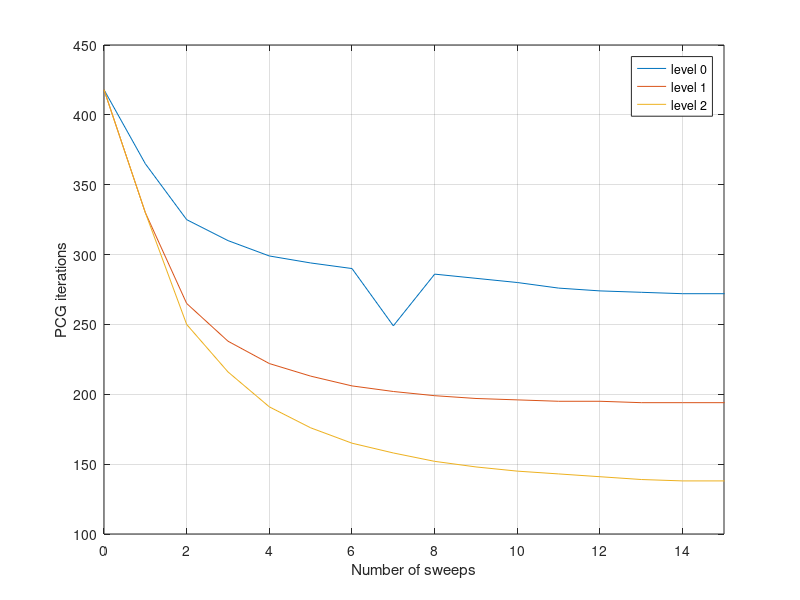

MATLAB code to generate this figure: (Note: this script raises an error after producing the figure.)
%synchronous
%level 0, 1, 2
s=[
 0   418   418   418
 1   365   330   330
 2   325   265   250
 3   310   238   216
 4   299   222   191
 5   294   213   176
 6   290   206   165
 7   249   202   158
 8   286   199   152
 9   283   197   148
10   280   196   145
11   276   195   143
12   274   195   141
13   273   194   139
14   272   194   138
15   272   194   138
16   271   194   137
17   271   194   137
18   271   194   136
19   271   194   136
20   271   194   136
];
clf
plot(s(:,1),s(:,2));hold on
plot(s(:,1),s(:,3));
plot(s(:,1),s(:,4));
legend('level 0', 'level 1', 'level 2');
xlabel('Number of sweeps');
ylabel('PCG iterations');
xlim([0 15])
grid on
fig=gcf;fig.PaperUnits='inches';fig.PaperPosition=[0 0 3*1.618 3];

%asynchronous
% ordering and scheduling?
%level 0,1,2
a0=[
 0   418   418   418   418   418
 1   317   315   267   315   319
 2   272   275   266   268   271
 3   269   269   268   269   269
 4   270   271   271   271   271
 5   271   271   271   271   271
 6   271   271   271   271   271
];
a=a0;
clf;
plot(a(:,1),a(:,2));hold on
plot(a(:,1),a(:,3));
plot(a(:,1),a(:,4));
plot(a(:,1),a(:,5));
plot(a(:,1),a(:,6));
xlabel('Number of sweeps');
ylabel('PCG iterations');
grid on
fig=gcf;fig.PaperUnits='inches';fig.PaperPosition=[0 0 3*1.618/15*6 3];

a1=[
 0   418   418   418   418   418
 1   243   243   240   242   239
 2   199   199   199   198   199
 3   194   194   194   194   194
 4   194   194   194   194   194
 5   193   194   194   193   193
 6   193   193   193   193   193
];
a=a1;
clf;
plot(a(:,1),a(:,2));hold on
plot(a(:,1),a(:,3));
plot(a(:,1),a(:,4));
plot(a(:,1),a(:,5));
plot(a(:,1),a(:,6));
xlabel('Number of sweeps');
ylabel('PCG iterations');
grid on
fig=gcf;fig.PaperUnits='inches';fig.PaperPosition=[0 0 3*1.618 3];

a2=[
 0   418   418   418   418   418
 1   193   206   204   208   203
 2   146   146   145   145   145
 3   137   138   137   137   136
 4   135   135   135   135   135
 5   135   135   135   135   135
 6   135   135   135   135   135
];
a=a2;
clf;
plot(a(:,1),a(:,2));hold on
plot(a(:,1),a(:,3));
plot(a(:,1),a(:,4));
plot(a(:,1),a(:,5));
plot(a(:,1),a(:,6));
xlabel('Number of sweeps');
ylabel('PCG iterations');
grid on
fig=gcf;fig.PaperUnits='inches';fig.PaperPosition=[0 0 3*1.618 3];

